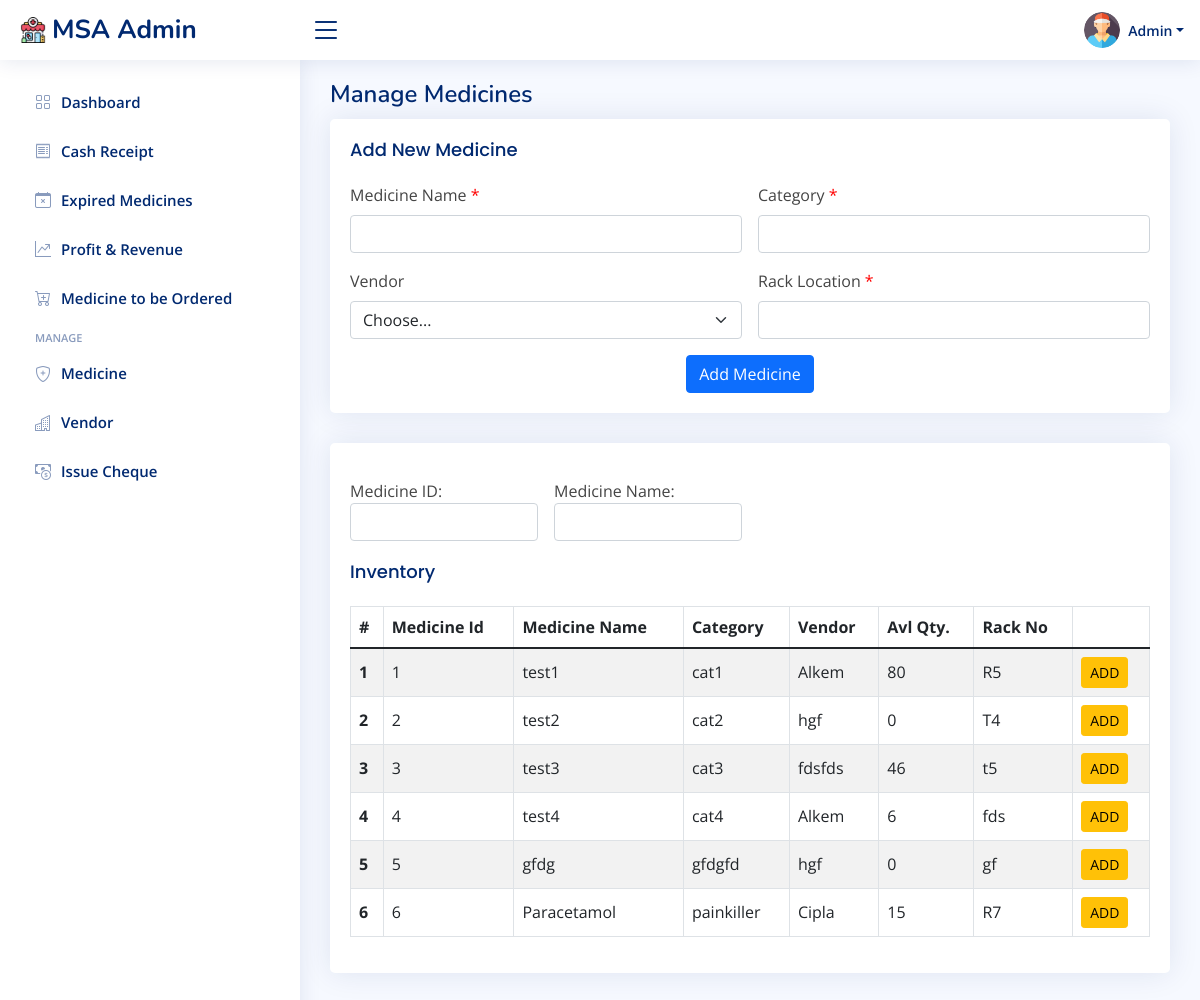
The app's page /medicine.php (signed in) with its own data.
### tables this page shows
CREATE TABLE `medicine` (
  `medicine_id` int(11) NOT NULL,
  `name` varchar(100) NOT NULL,
  `category` varchar(50) NOT NULL,
  `vendor_id` int(11) NOT NULL,
  `rack` varchar(50) NOT NULL,
  `required` varchar(50) NOT NULL
);

### medicine.php (the view, shortened to what this page needs)
<?php
  require "assets/php/dbConnection.php";
?>
<!DOCTYPE html>
<html lang="en">
<head>
  <?php require "assets/php/head.php"; ?>
</head>
<body>
  <?php require "assets/php/nav.php"; ?>
  <?php require "assets/php/sidebar.php"; ?>
  <main id="main" class="main">
    <div class="pagetitle">
      <h1>Manage Medicines</h1>
    </div>
      <div class="row">
        <div class="col-12">
              <div class="card">
                <div class="card-body">
                  <h5 class="card-title">Add New Medicine</h5>
                  <form class="row g-3" method="POST" action="medicine.php">
                    <div class="col-md-6">
                      <label for="medicineName" class="form-label">Medicine Name <span style="color: red;">*</span></label>
                      <input type="text" class="form-control" id="medicineName" name="medicineName" required>
                    </div>
                    <div class="col-md-6">
                      <label for="medicineCategory" class="form-label">Category <span style="color: red;">*</span></label>
                      <input type="text" class="form-control" id="medicineCategory" name="medicineCategory" required>
                    </div>
                    <div class="col-md-6">
                      <label for="medicineVendor" class="form-label">Vendor</label>
                      <select id="medicineVendor" name="medicineVendor" class="form-select" required>
                      <option value="">Choose...</option>
                      </select>
                    </div>
                    <div class="col-md-6">
                      <label for="rackLocation" class="form-label">Rack Location <span style="color: red;">*</span></label>
                      <input type="text" class="form-control" id="rackLocation" name="rackLocation" required>
                    </div>
                    <div class="text-center">
                        <button type="submit" class="btn btn-primary" id="addMedicine" name="addMedicine" value="addMedicine">Add Medicine</button>
                    </div>
                </form>
                </div>
              </div>
          <div class="card">
            <div class="card-body" >
                <div class="row g-3" style="margin-top: 20px;">
                    <div class="col-md-4 col-lg-3 col-xxl-2">
                    Medicine ID: <input type="text" class="form-control" onkeyup="tableContents(this.value,1)" id="medicineId" required>
                    </div>
                    <div class="col-md-4 col-lg-3 col-xxl-2">
                    Medicine Name: <input type="text" class="form-control" onkeyup="tableContents(this.value,2)" id="medicineName" required>
                    </div>
                </div>
                <h5 class="card-title">Inventory</h5>
                <div style="overflow: auto;">
                    <table class="table table-striped table-bordered">
                      <thead>
                        <tr>
                          <th scope="col">#</th>
                          <th scope="col">Medicine Id</th>
                          <th scope="col">Medicine Name</th>
                          <th scope="col">Category</th>
                          <th scope="col">Vendor</th>
                          <th scope="col">Avl Qty.</th>
                          <th scope="col">Rack No</th>
                          <th scope="col"></th>
                        </tr>
                      </thead>
                      <tbody id="tbody">
                      <?php
                          $sql="SELECT medicine.medicine_id,medicine.name,medicine.category,medicine.vendor_id,medicine.rack,sum(medicine_stock.quantity) as avlQuantity from medicine LEFT JOIN medicine_stock on medicine.medicine_id=medicine_stock.medicine_id GROUP BY medicine.medicine_id";
                          $result = $conn->query($sql);
                          $i=0;
                          while($row = $result->fetch_assoc()){
                            $sql2 ="SELECT name FROM vendor WHERE vendor_id='".$row["vendor_id"]."'";
                            $result2 = $conn->query($sql2);
                            $row2 = $result2->fetch_assoc();
                       ?>
                        <tr class="align-middle">
                          <th scope="row"><?php echo $i+1; ?></th>
                          <td><?php echo $medicineId[$i]=$row["medicine_id"]; ?></td>
                          <td><?php echo $medicineName[$i]=$row["name"]; ?></td>
                          <td><?php echo $medicineCategory[$i]=$row["category"]; ?></td>
                          <td><?php echo $medicineVendor[$i]=$row2["name"]; ?></td>
                          <td>
                            <?php if($row["avlQuantity"]==null || $row["avlQuantity"]=="0"){
                              $medicineAvlQuantity[$i]=0;
                              echo $medicineAvlQuantity[$i];
                            }
                            else{
                              $medicineAvlQuantity[$i]=$row["avlQuantity"];
                              echo $medicineAvlQuantity[$i];
                            }
                            ?>
                          </td>
                          <td><?php echo $medicineRack[$i]=$row["rack"]; ?></td>
                          <td>
                              <form method="POST" action="medicine.php">
                                  <button type="submit" class="btn btn-warning btn-sm" name="add" value="<?php echo $row["medicine_id"]; ?>">ADD</button>
                              </form>
                          </td>
                        </tr>
                        <?php $i++;} ?>
                      </tbody>
                    </table>
                </div>
            </div>
          </div>
        </div>
  </main>
</body>
</html>

### assets/css/style.css (style rules this page uses)
:root { scroll-behavior: smooth; }
body { font-family: "Open Sans", sans-serif; background: #f6f9ff; color: #444444; }
h1, h2, h3, h4, h5, h6 { font-family: "Nunito", sans-serif; }
#main { margin-top: 60px; padding: 20px 30px; transition: all 0.3s; }
.pagetitle { margin-bottom: 10px; }
.pagetitle h1 { font-size: 24px; margin-bottom: 0; font-weight: 600; color: #012970; }
.card { margin-bottom: 30px; border: none; border-radius: 5px; box-shadow: 0px 0 30px rgba(1, 41, 112, 0.1); overflow: hidden; }
.card-title { padding: 20px 0 15px 0; font-size: 18px; font-weight: 500; color: #012970; font-family: "Poppins", sans-serif; }
.card-body { padding: 0 20px 20px 20px; }
@media (min-width: 1200px) { #main, #footer { margin-left: 300px; } }

### records on screen
medicine: medicine_id "1", name "test1", category "cat1", name "Alkem", i "80", rack "R5"
medicine: medicine_id "2", name "test2", category "cat2", name "hgf", i "0", rack "T4"
medicine: medicine_id "3", name "test3", category "cat3", name "fdsfds", i "46", rack "t5"
medicine: medicine_id "4", name "test4", category "cat4", name "Alkem", i "6", rack "fds"
medicine: medicine_id "5", name "gfdg", category "gfdgfd", name "hgf", i "0", rack "gf"
medicine: medicine_id "6", name "Paracetamol", category "painkiller", name "Cipla", i "15", rack "R7"

### other values on screen
$_SESSION["empName"] "Admin"
